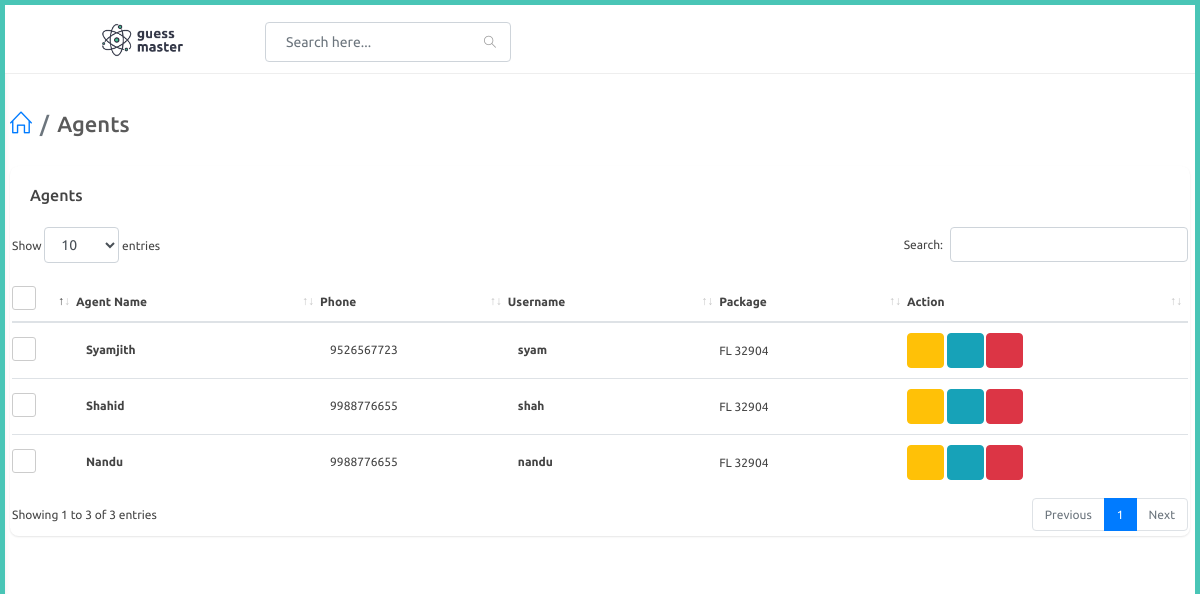
/adminapp/view-agent, run on an earlier commit of the app's database.
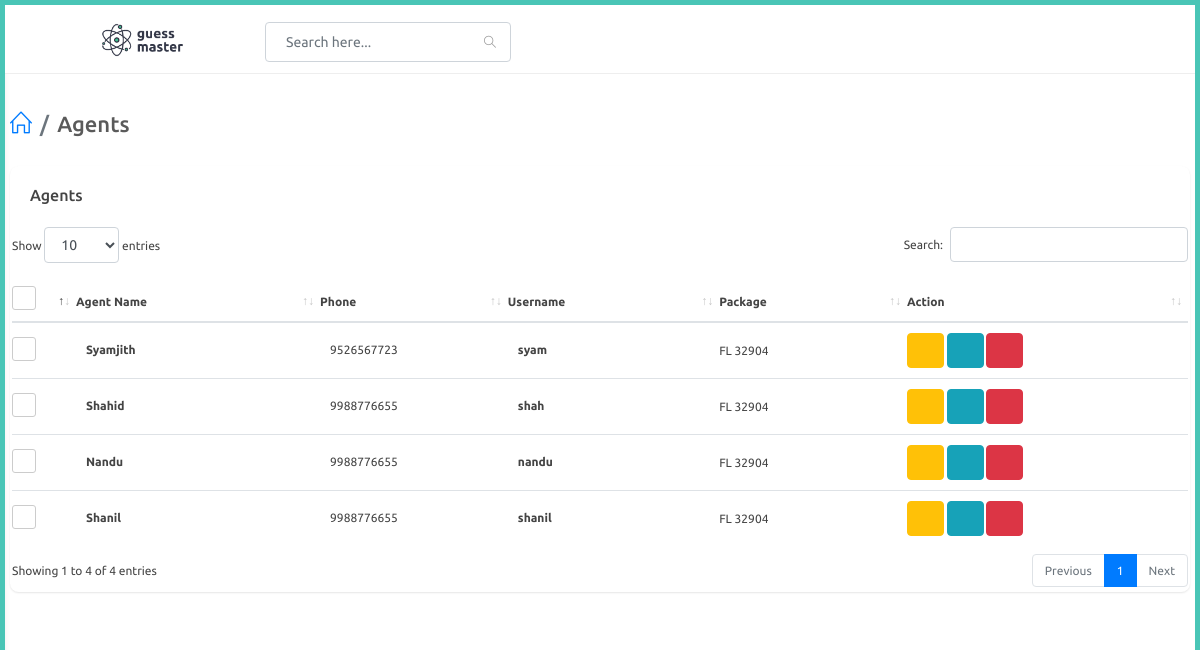
And on a later commit of the database.
### website/models.py (models this page shows, shortened)
class Agent(models.Model):
    user = models.OneToOneField(User,on_delete=models.CASCADE,related_name="agent")
    agent_name = models.CharField(max_length=100)
    phone_number = models.CharField(max_length=100)

class User(AbstractUser):
    is_agent = models.BooleanField("is agent", default=False)
    is_dealer = models.BooleanField("is dealer", default=False)

### adminapp/views.py (the view)
# urls.py: path('view-agent',views.view_agent,name="view_agent"),
def view_agent(request):
    agents = Agent.objects.filter().all()
    packages = AgentPackage.objects.filter().all()
    context = {
        'agents' : agents,
        'packages' : packages
    }
    return render(request,'adminapp/view_agent.html',context)

### templates/adminapp/view_agent.html (shortened to what this page needs)
{% extends 'adminapp/partials/base.html' %}
{% load static %}
{% block content %}
<div id="main-content">
    <div class="container-fluid">
        <div class="block-header">
            <div class="row">
                <div class="col-lg-5 col-md-8 col-sm-12">
                    <h2><a href="javascript:void(0);" class="btn btn-xs btn-link btn-toggle-fullwidth"></a>  <ul class="breadcrumb">
                        <li class="breadcrumb-item"><a href="{% url 'adminapp:index' %}"><i class="icon-home"></i></a></li>
                        <li class="breadcrumb-item">Agents</li>
                    </ul></h2>
                </div>
            </div>
        </div>
        <div class="row clearfix">
            <div class="col-lg-12">
<div class="card">
    <div class="header">
        <h2>Agents</h2>
    </div>
    <div class="body">
        <div class="table-responsive">
            <table class="table table-hover js-basic-example dataTable table-custom m-b-0 c_list">
                <thead>
                    <tr>
                        <th>
                            <label class="fancy-checkbox">
                                <span></span>
                            </label>
                        </th>
                        <th>Agent Name</th>
                        <th>Phone</th>
                        <th>Username</th>
                        <th>Package</th>
                        <th>Action</th>
                    </tr>
                </thead>
                    <tbody>
                    {% for agent in agents %}
                    <tr>
                        <td style="width: 50px;">
                            <label class="fancy-checkbox">
                                <span></span>
                            </label>
                        </td>
                        <td>
                            <p class="c_name">{{agent.agent_name}}</p>
                        </td>
                        <td>
                            <span class="phone">{{agent.phone_number}}</span>
                        </td>
                        <td>
                            <p class="c_name">{{agent.user.username}}</p>
                        </td>
                        <td>
                            <address> FL 32904</address>
                        </td>
                        <td>
                            {% if agent.user.is_active %}
                            <button  type="button" onclick="agentBan(('{{ agent.id }}'))" class="btn btn-warning" title="Ban"> <i class="fa fa-ban"></i></button>
                            {% else %}
                            <button  type="button" onclick="removeBan(('{{ agent.id }}'))" class="btn btn-warning" title="Remove Ban"> <i class="fa fa-check"></i></button>
                            {% endif %}
                            <a href="{% url 'adminapp:edit_agent' agent.id %}" class="btn btn-info" title="Edit">
                                <i class="fa fa-edit"></i>
                            </a>
                            <button type="button" onclick="agentDelete(('{{ agent.id }}'))" data-type="confirm" class="btn btn-danger js-sweetalert" title="Delete"><i class="fa fa-trash-o"></i></button>
                        </td>
                    </tr>
                    {% endfor %}
                </tbody>
            </table>
        </div>
    </div>
</div>
</div>
</div>
</div>
</div>
{% endblock %}

What changed in the data, as far as the page shows it:
added Agent: agent_name "Shanil", phone_number "9988776655", user.username "shanil"
Also different on the page:
text written by a page script: "Show entries Search: Showing 1 to 3 of 3 entries Previous 1 Next" → "Show entries Search: Showing 1 to 4 of 4 entries Previous 1 Next"
